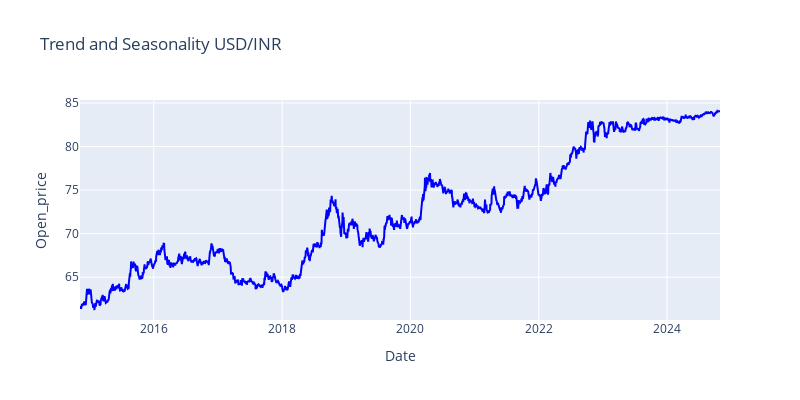
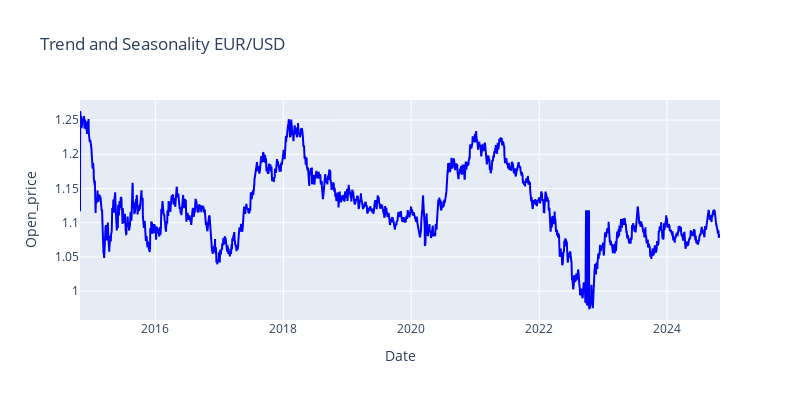

Notebook code for these charts, in order:
### Markdown cell above
## Trend and Seasonality Plot

### Code cell
import plotly.graph_objects as go

def plot_df(a, x, y, title="", xlabel='Date', ylabel='Open_price'):
    # Create a Plotly figure
    fig = go.Figure()
    
    # Add a line plot
    fig.add_trace(go.Scatter(x=x, y=y, mode='lines', line=dict(color='blue')))
    
    # Update layout
    fig.update_layout(
        title=title,
        xaxis_title=xlabel,
        yaxis_title=ylabel,
        height=400,
        width=800
    )
    
    # Show the figure
    fig.show()

# Call the function
for i in all_data["Currency Pair"].unique():
    a = all_data[all_data["Currency Pair"]==i][["Date","Open_price","Currency Pair"]]
    plot_df(a, x=a['Date'], y=a['Open_price'], title=f'Trend and Seasonality {i}')

### Figure 1 — Plotly figure (JSON) as saved in the notebook; plotly's stock layout.template omitted (floating-point values rounded to 4 significant figures; data arrays with more than 128 entries replaced by an {"elided": "..."} marker saying what was removed)
{"data": [{"line": {"color": "blue"}, "mode": "lines", "type": "scatter", "x": {"elided": "2602 str values"}, "y": {"elided": "2602 float values"}}], "layout": {"height": 400, "title": {"text": "Trend and Seasonality USD/INR"}, "width": 800, "xaxis": {"title": {"text": "Date"}}, "yaxis": {"title": {"text": "Open_price"}}}}

### Figure 2 — Plotly figure (JSON) as saved in the notebook; plotly's stock layout.template omitted (floating-point values rounded to 4 significant figures; data arrays with more than 128 entries replaced by an {"elided": "..."} marker saying what was removed)
{"data": [{"line": {"color": "blue"}, "mode": "lines", "type": "scatter", "x": {"elided": "2607 str values"}, "y": {"elided": "2607 float values"}}], "layout": {"height": 400, "title": {"text": "Trend and Seasonality EUR/USD"}, "width": 800, "xaxis": {"title": {"text": "Date"}}, "yaxis": {"title": {"text": "Open_price"}}}}
